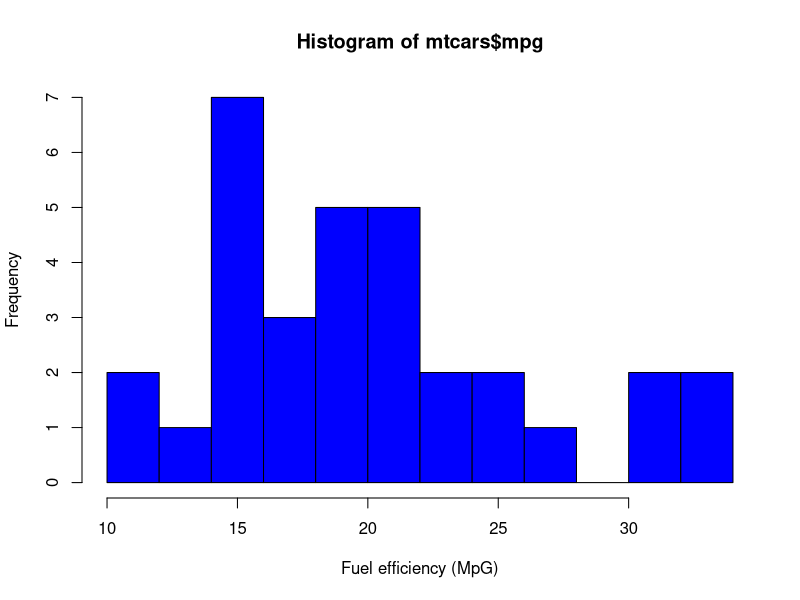
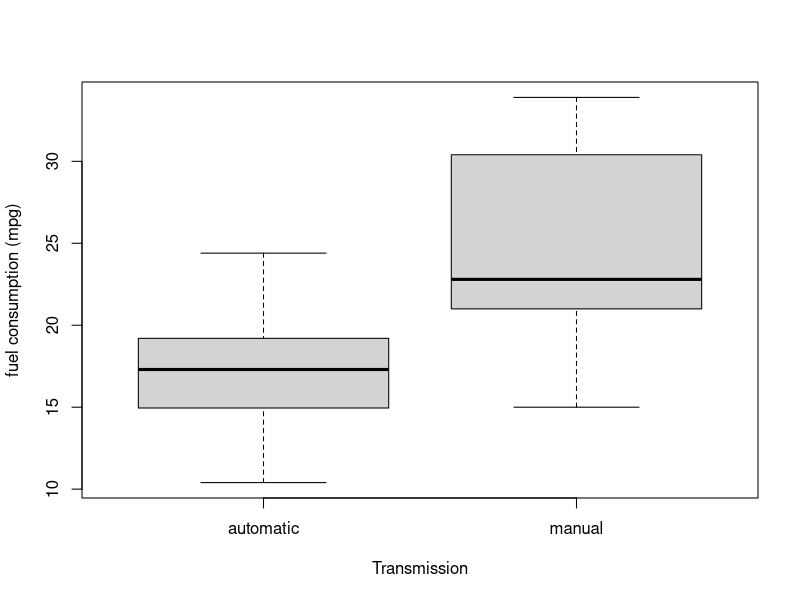

Reproduce these figures in R, in order.
## ---- chunk 1
knitr::opts_chunk$set(echo = TRUE)
## ---- chunk 2
library(datasets)
head(mtcars)
summary(mtcars)
hist(mtcars$mpg, breaks = 16, col = "blue", xlab="Fuel efficiency (MpG)")
## ---- chunk 3
MeanMPG_MAN<- mean(mtcars$mpg[mtcars$am=="0"]); StdDevMPH_Man<- sd(mtcars$mpg[mtcars$am=="0"])
MeanMPG_MAN; StdDevMPH_Man
MeanMPG_Aut<- mean(mtcars$mpg[mtcars$am=="1"]); StdDevMPH_Aut<- sd(mtcars$mpg[mtcars$am=="1"])
MeanMPG_Aut; StdDevMPH_Aut
t.test(mtcars$mpg~mtcars$am)$p.value
## ---- chunk 4
mtcars$transmission<- factor(mtcars$am, labels=c("automatic", "manual"))
summary(lm(mpg~transmission, mtcars))
## ---- chunk 5
boxplot(mtcars$mpg~mtcars$transmission, xlab="Transmission", ylab="fuel consumption (mpg)")
## ---- chunk 6
summary(lm(mpg~am+cyl+hp+gear, mtcars))
## ---- chunk 7
mtcars$transmission<- factor(mtcars$am, labels=c("automatic", "manual"))
summary(lm(mpg~transmission, mtcars))
